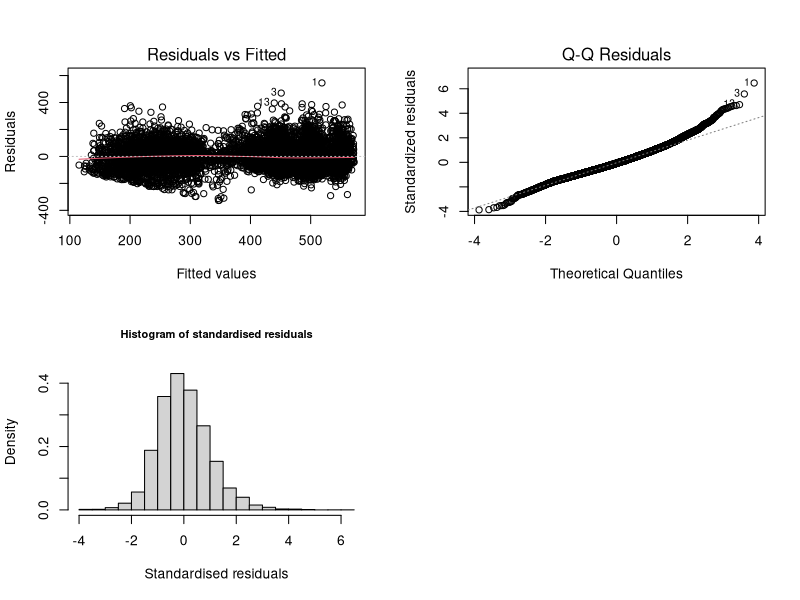
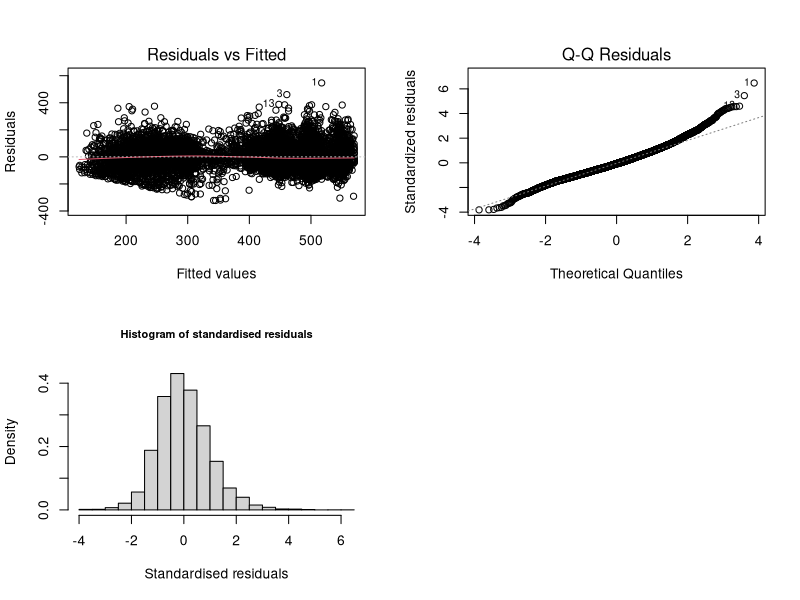

The R script that drew these images, in order:
## ---- chunk 1
library(dplyr)       
library(tidyr)      
library(readr)      
library(lubridate)
library(arm)
library(tidyselect)
library(ggplot2)
## ---- chunk 2
data<-read.csv("data/RWNS_cleaned.csv", header=TRUE,stringsAsFactors=TRUE)
## ---- chunk 3
data$sen <- as.factor(data$sen)
data$computer <- as.factor(data$computer)
data$gender <- as.factor(data$gender)
## ---- chunk 4
model <- lm(ks4score ~ . - fiveem - sen - computer - gender - k3ma - k3sc - singlepar - tuition - exclude - absent, data = data)

## have a look at the model
summary(model)
## ---- chunk 5
par(mfrow=c(2,2))
plot(model, which=c(1,2))
hist(rstandard(model), freq = FALSE ,
     main="Histogram of standardised residuals",
     cex.main=0.8, xlab="Standardised residuals")
## ---- chunk 6
model.1 <- lm(ks4score ~ . - fiveem - sen - computer - gender - k3ma - k3sc - singlepar - tuition - exclude - absent - fsm - house - IDACI_n, data = data)

## have a look at the model
summary(model.1)
## ---- chunk 7
show_outliers<-function(the.linear.model,topN){
  #length of data
  n=length(fitted(the.linear.model))
  #number of parameters estimated
  p=length(coef(the.linear.model))
  #standardised residuals over 3
  res.out<-which(abs(rstandard(the.linear.model))>3) #sometimes >2
  #topN values
  res.top<-head(rev(sort(abs(rstandard(the.linear.model)))),topN)
  #high leverage values
  lev.out<-which(lm.influence(the.linear.model)$hat>2*p/n)
  #topN values
  lev.top<-head(rev(sort(lm.influence(the.linear.model)$hat)),topN)
  #high diffits
  dffits.out<-which(dffits(the.linear.model)>2*sqrt(p/n))
  #topN values
  dffits.top<-head(rev(sort(dffits(the.linear.model))),topN)
  #Cook's over 1
  cooks.out<-which(cooks.distance(the.linear.model)>1)
  #topN cooks
  cooks.top<-head(rev(sort(cooks.distance(the.linear.model))),topN)
  #Create a list with the statistics -- cant do a data frame as different lengths 
  list.of.stats<-list(Std.res=res.out,Std.res.top=res.top, Leverage=lev.out, Leverage.top=lev.top, DFFITS=dffits.out, DFFITS.top=dffits.top, Cooks=cooks.out,Cooks.top=cooks.top)
  #return the statistics
  list.of.stats}
## ---- chunk 8
#Get outliers
outliers <- show_outliers(model.1, topN = 5) 

# Combine all outlier indices into a single vector
all_outliers <- unique(c(outliers$Std.res, outliers$Leverage, outliers$DFFITS, outliers$Cooks))

# Remove outliers from the dataset
cleaned_data <- model.1$model[-all_outliers, ]

# Refit the model without outliers
clean_model <- lm(ks4score ~ . - fiveem - sen - computer - gender - k3ma - k3sc - singlepar - tuition - exclude - absent - fsm - house - IDACI_n, data = data)

# Summarize the new model
summary(clean_model)
## ---- chunk 9
par(mfrow=c(2,2))
plot(clean_model, which=c(1,2))
hist(rstandard(model), freq = FALSE ,
     main="Histogram of standardised residuals",
     cex.main=0.8, xlab="Standardised residuals")
